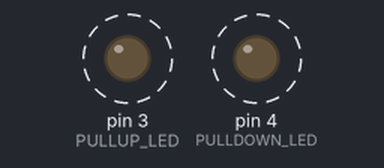
The sketch below on a simulated Arduino Uno, built with avr-gcc and run on an emulated ATmega328P. On the bench: output pins drawn as LEDs (lit = HIGH). Dashed ring = blinking. What the sketch prints to the serial monitor is not drawn.

Above: at 0.2 s.
Timing chart, 0 to 3.0 s (numbered marks = the images above):
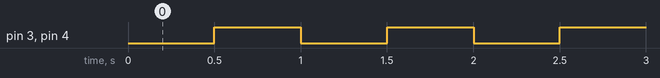

Measured:
- by itself, pin 3 (PULLUP_LED), pin 4 (PULLDOWN_LED): alternates HIGH for 0.50 s and LOW for 0.50 s

The sketch:

led2.ino
```cpp
const int PULLUP_LED = 3;
const int PULLDOWN_LED = 4;

int state = 0;

void setup() {
  Serial.begin(115200);
  pinMode(PULLUP_LED, OUTPUT); // 풀업 연결핀 출력 설정
  pinMode(PULLDOWN_LED, OUTPUT); // 풀다운 연결핀 출력 설정
}

void loop() {
  Serial.print("state value : ");
  Serial.println(state);

  digitalWrite(PULLDOWN_LED, state); // 풀다운 LED 연결핀 HIGH 출력
  digitalWrite(PULLUP_LED, state); // 풀업 LED 연결핀 HIGH 출력

  state = !state; // 현재 상태를 반전
  delay(500);

}
```
